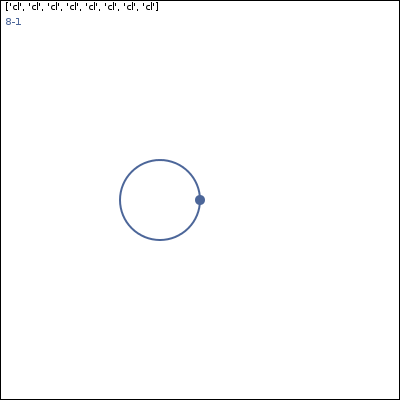
#> input picture images/8-1.png, 400 x 400 px, found by its file name
$ python image.py
#> lines starting #> are read from the running program, lines starting #| are printed output that depends on the picture
#!/usr/bin/python3

from PIL import Image

blank_image = Image.new("RGB", (1050, 350))
#> blank_image: PIL image 1050x350 RGB; every value is 0

im1 = Image.open('8-1.png')
#> im1 is the input picture: PIL image 400x400 RGB; mean R, G, B 251.4, 251.5, 251.7

blank_image.paste(im1, (0,0))
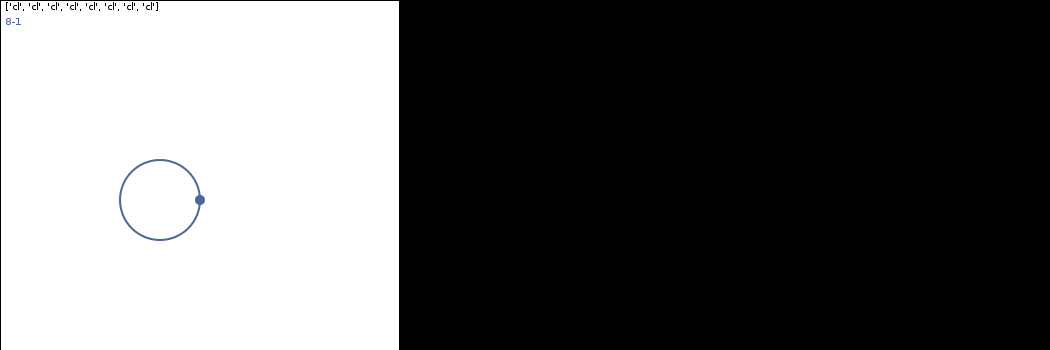
#> blank_image: PIL image 1050x350 RGB; mean R, G, B 95.9, 96, 96.1

blank_image.show()

$ run again, with images/12-1461.png copied over images/8-1.png
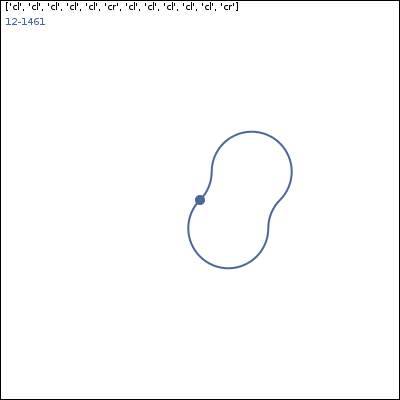
#> input picture images/12-1461.png, 400 x 400 px, found by its file name
#> im1 is the input picture: PIL image 400x400 RGB; mean R, G, B 250.9, 251.1, 251.4
#> `blank_image.paste(im1, (0,0))`:
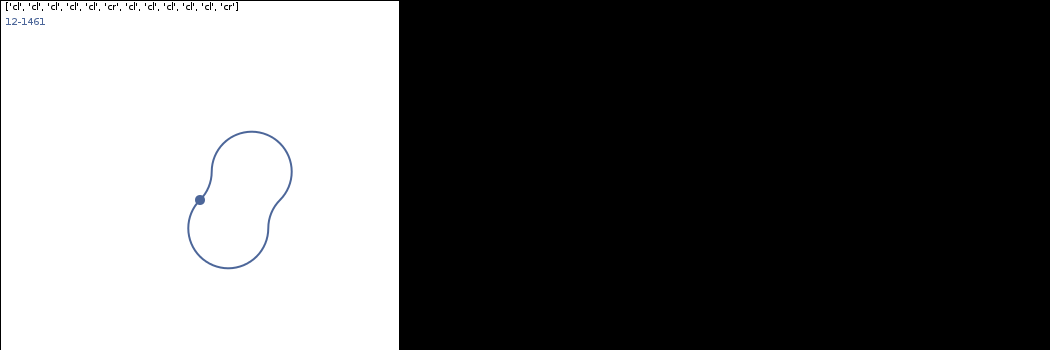
#> blank_image: PIL image 1050x350 RGB; mean R, G, B 95.7, 95.8, 95.9

$ run again, with images/12-2921.png copied over images/8-1.png
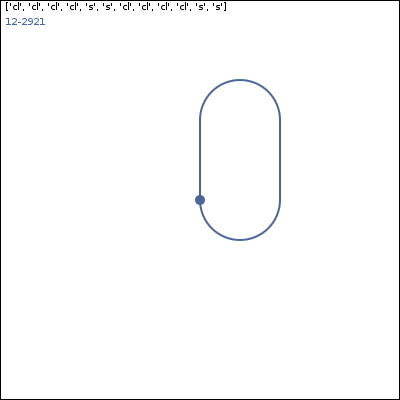
#> input picture images/12-2921.png, 400 x 400 px, found by its file name
#> im1 is the input picture: PIL image 400x400 RGB; mean R, G, B 250.9, 251, 251.4
#> `blank_image.paste(im1, (0,0))`:
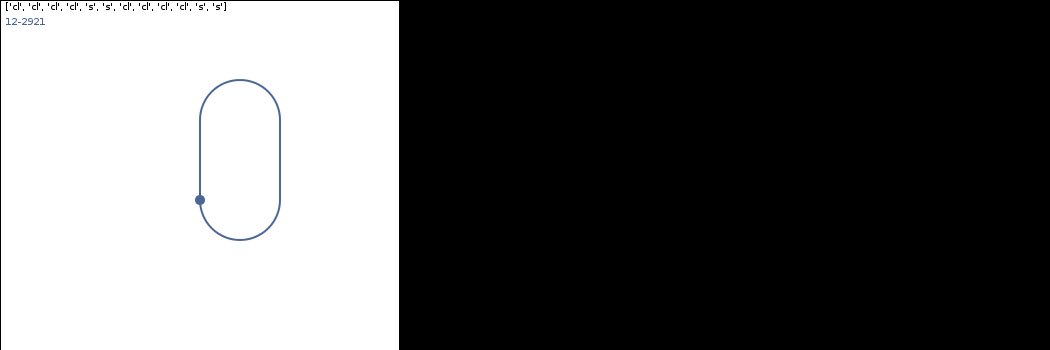
#> blank_image: PIL image 1050x350 RGB; mean R, G, B 95.7, 95.8, 95.9
